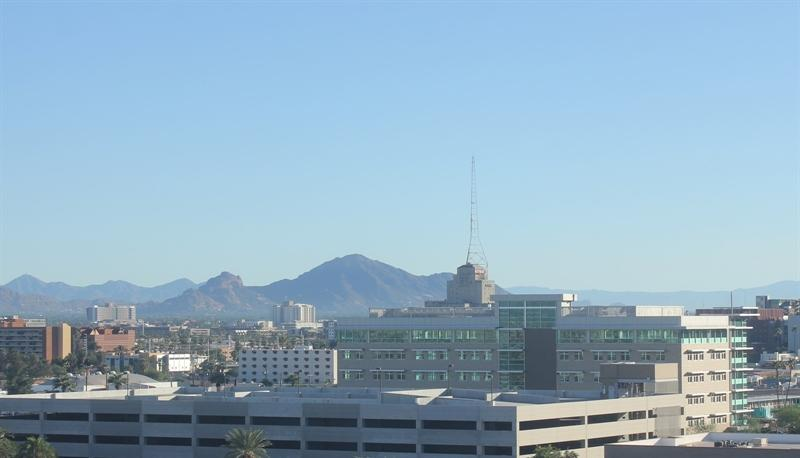
#> input picture JS11 - Klasifikasi 2/images/test/day/20151101_152050.jpg, 800 x 458 px; its folder holds 3 pictures in this run
$ jupyter execute --allow-errors JS11_Tugas.ipynb
#> lines starting #> are read from the running program, lines starting #| are printed output that depends on the picture; pictures that were not available may be replaced by others from this repository, and a replacement may not be noted
# JS11 – Klasifikasi 2: Tugas Praktikum
## SVM pada Data Suara dan Klasifikasi Citra Siang/Malam

**Tujuan tugas**

1. Membandingkan kernel **linear**, **polynomial**, dan **RBF** pada dataset `voice.csv` untuk rasio split 70:30 dan 80:20.
2. Menabulasikan performa setiap kernel dan split berdasarkan akurasi.
3. Membangun classifier siang/malam dengan SVM kernel RBF menggunakan **fitur histogram**.
4. Melakukan hyperparameter tuning pada kernel RBF.
5. Membandingkan performa fitur histogram dengan fitur rata-rata kecerahan sederhana.

**Data yang digunakan**

- `voice.csv`: 3.168 sampel suara, 20 fitur akustik, label `male`/`female` (seimbang 1.584 : 1.584).
- `images/`: 400 citra siang dan malam (240 training + 160 test pada folder asli). Pada bagian B, seluruh 400 citra digabung lalu dibagi 80:20.

### 0. Import library

[cell 1]
import platform
import time
from pathlib import Path

import cv2
import matplotlib.image as mpimg
import matplotlib.pyplot as plt
import numpy as np
import pandas as pd
import seaborn as sns

from sklearn.metrics import (
    accuracy_score,
    classification_report,
    confusion_matrix,
    f1_score,
    precision_score,
    recall_score,
)
from sklearn.model_selection import (
    GridSearchCV,
    StratifiedKFold,
    train_test_split,
)
from sklearn.pipeline import Pipeline
from sklearn.preprocessing import StandardScaler
from sklearn.svm import SVC

sns.set_theme(style="whitegrid", palette="deep")
plt.rcParams["figure.figsize"] = (8, 5)
pd.set_option("display.max_columns", 50)

print("Python  :", platform.python_version())
print("NumPy   :", np.__version__)
print("pandas  :", pd.__version__)
print("OpenCV  :", cv2.__version__)
print("seaborn :", sns.__version__)

# Bagian A — Klasifikasi Suara dengan Berbagai Kernel SVM

## A.1 Memuat dan memeriksa data

#> (a cell that did not finish here is left out)

#> (a cell that did not finish here is left out)

Dataset memiliki 20 fitur numerik dengan skala yang sangat berbeda. Misalnya, `meanfreq` berada di sekitar 0–0,3, sedangkan `kurt` dan `dfrange` dapat bernilai puluhan hingga ratusan. Karena SVM berbasis jarak, **standardisasi** sangat penting. Tanpa scaling, fitur dengan rentang besar akan mendominasi perhitungan kernel.

## A.2 Fungsi evaluasi

[cell 4]
def evaluate_svm(kernel, test_size, scaled=True):
    X = voice.drop(columns="label")
    y = voice["label"]

    X_train, X_test, y_train, y_test = train_test_split(
        X,
        y,
        test_size=test_size,
        random_state=42,
        stratify=y,
    )

    if scaled:
        model = Pipeline([
            ("scaler", StandardScaler()),
            ("svc", SVC(kernel=kernel, C=1.0, gamma="scale")),
        ])
    else:
        model = SVC(kernel=kernel, C=1.0, gamma="scale")

    model.fit(X_train, y_train)
    y_pred = model.predict(X_test)

    return {
        "Split": f"{int((1 - test_size) * 100)}:{int(test_size * 100)}",
        "Kernel": kernel,
        "Scaled": "Ya" if scaled else "Tidak",
        "Akurasi latih": accuracy_score(y_train, model.predict(X_train)),
        "Akurasi test": accuracy_score(y_test, y_pred),
        "Precision male": precision_score(y_test, y_pred, pos_label="male"),
        "Recall male": recall_score(y_test, y_pred, pos_label="male"),
        "F1 male": f1_score(y_test, y_pred, pos_label="male"),
    }, (y_test, y_pred)

## A.3 Perbandingan kernel pada split 70:30 dan 80:20

Semua model menggunakan `C=1.0` dan `gamma='scale'` agar perbandingan fokus pada jenis kernel. Standardisasi dilakukan di dalam pipeline untuk mencegah data leakage.

[cell 5]
hasil_a = []
prediksi_rbf = {}

#> (the rest of this cell did not finish here and is left out)

[cell 6]
plt.figure(figsize=(10, 6))
#> (the rest of this cell did not finish here and is left out)

**Tabel performa**

| Split | Kernel | Akurasi latih | Akurasi test | Precision male | Recall male | F1 male |
|---|---|---:|---:|---:|---:|---:|
| 70:30 | Linear | 0,9720 | 0,9790 | 0,9730 | 0,9853 | 0,9791 |
| 70:30 | Polynomial | 0,9666 | 0,9600 | 0,9344 | 0,9895 | 0,9611 |
| 70:30 | RBF | 0,9838 | **0,9832** | 0,9811 | 0,9853 | 0,9832 |
| 80:20 | Linear | 0,9767 | 0,9748 | 0,9659 | 0,9842 | 0,9750 |
| 80:20 | Polynomial | 0,9680 | 0,9558 | 0,9263 | 0,9905 | 0,9573 |
| 80:20 | RBF | 0,9838 | **0,9826** | 0,9781 | 0,9874 | 0,9827 |

**Analisis**

- **RBF konsisten terbaik** pada kedua split: 98,32% (70:30) dan 98,26% (80:20).
- **Linear** sangat kompetitif: 97,90% dan 97,48%. Ini menunjukkan bahwa fitur suara hampir dapat dipisahkan secara linear setelah standardisasi.
- **Polynomial** paling rendah: 96,00% dan 95,58%. Dengan parameter default (`degree=3`, `C=1`), kernel polynomial lebih sulit menyesuaikan data dibanding RBF dan linear. Hasil ini bisa berubah jika degree, `coef0`, dan `C` dituning.
- Perbedaan 70:30 dan 80:20 kecil; RBF hanya turun 0,06 poin persentase ketika data latih diperbanyak dan data uji diperkecil.

## A.4 Confusion matrix kernel RBF

[cell 7]
fig, axes = plt.subplots(1, 2, figsize=(13, 5))

#> (the rest of this cell did not finish here and is left out)

## A.5 Pentingnya standardisasi

Kita bandingkan performa SVM tanpa dan dengan `StandardScaler` pada kedua rasio split.

[cell 8]
hasil_scaling = []

#> (the rest of this cell did not finish here and is left out)

**Pengaruh scaling**

- Tanpa scaling, RBF hanya mencapai sekitar **69,5%** (70:30) dan **69,4%** (80:20).
- Dengan scaling, RBF naik menjadi **98,32%** dan **98,26%**.
- Linear juga meningkat dari sekitar 92% menjadi 97–98%.
- Polynomial tanpa scaling sangat buruk (sekitar 51%), lalu naik ke 96% setelah scaling.

Ini menunjukkan bahwa klaim “SVM tahan terhadap skala fitur” tidak benar untuk praktik. Standardisasi adalah langkah wajib pada dataset dengan fitur berskala berbeda.

## A.6 Kesimpulan Bagian A

1. Kernel **RBF** memberikan akurasi test tertinggi pada kedua split: **98,32%** (70:30) dan **98,26%** (80:20).
2. Kernel **linear** hampir setara, menunjukkan data suara setelah scaling hampir linear-separable.
3. Kernel **polynomial** dengan parameter default paling rendah; tuning degree dan `C` dapat meningkatkan performanya.
4. Perbedaan performa antara split 70:30 dan 80:20 sangat kecil, sehingga model cukup stabil.
5. **Standardisasi fitur** meningkatkan akurasi secara drastis, terutama untuk RBF dan polynomial.

# Bagian B — Klasifikasi Siang/Malam dengan Fitur Histogram

## B.1 Memuat dataset citra

Seluruh 400 citra dari folder `training` dan `test` digabung, lalu dibagi ulang 80:20 dengan stratifikasi. Ini sesuai permintaan tugas dan memastikan pembagian yang konsisten.

[cell 9]
def load_paths(img_dir):
#> called with img_dir = 'images/training'
    p = Path(img_dir)
    items = []
    for folder in sorted(p.iterdir()):
        if folder.is_dir():
            for file in sorted(folder.glob("*.jpg")):
                items.append((file, folder.name))
#> pass 2 of the loop in load_paths, `for folder in sorted(p.iterdir()):`:
    return items


all_images = load_paths("images/training") + load_paths("images/test")

print("Total gambar:", len(all_images))
from collections import Counter
print(Counter(label for _, label in all_images))

[cell 10]
fig, axes = plt.subplots(2, 2, figsize=(12, 8))

day_samples = [p for p, label in all_images if label == "day"][:2]
night_samples = [p for p, label in all_images if label == "night"][:2]

for ax, path in zip(axes[0], day_samples):
    img = mpimg.imread(path)
#> img is the input picture: shape (458, 800, 3); mean R, G, B 145.1, 173.9, 193.1
    ax.imshow(img)
    ax.set_title("Day")
    ax.axis("off")
#> pass 2 of the loop `for ax, path in zip(axes[0], day_samples):`:
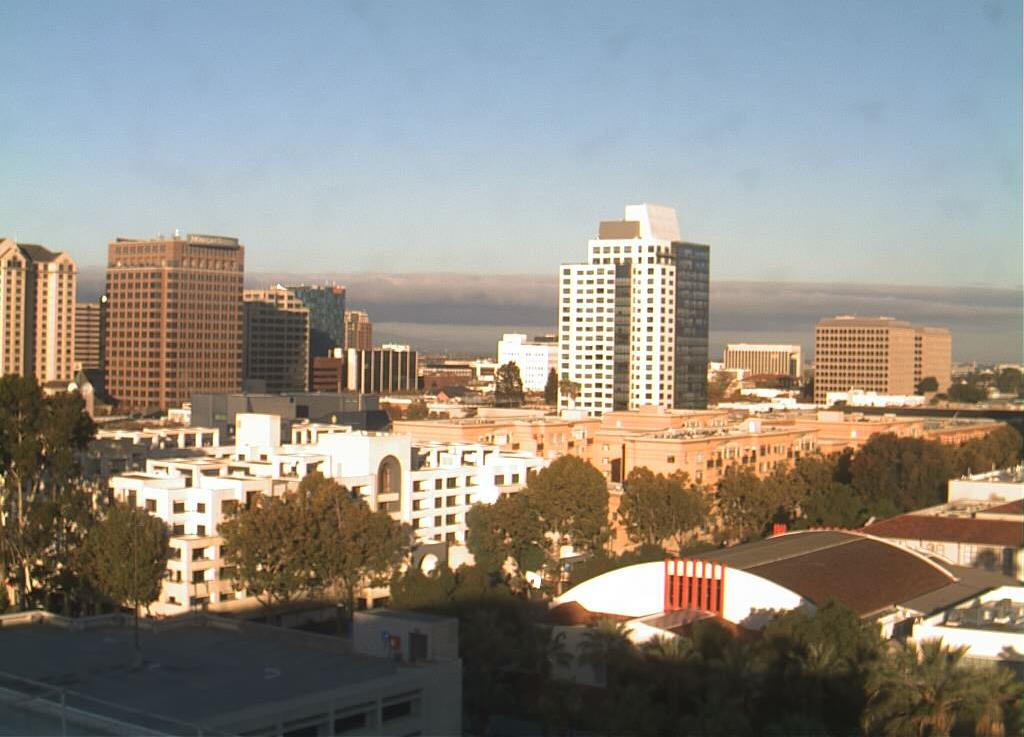
#> input picture JS11 - Klasifikasi 2/images/test/day/20151101_152512.jpg, 1024 x 737 px
#> img is the input picture: shape (737, 1024, 3); mean R, G, B 143.8, 138.9, 130.5

for ax, path in zip(axes[1], night_samples):
    img = mpimg.imread(path)
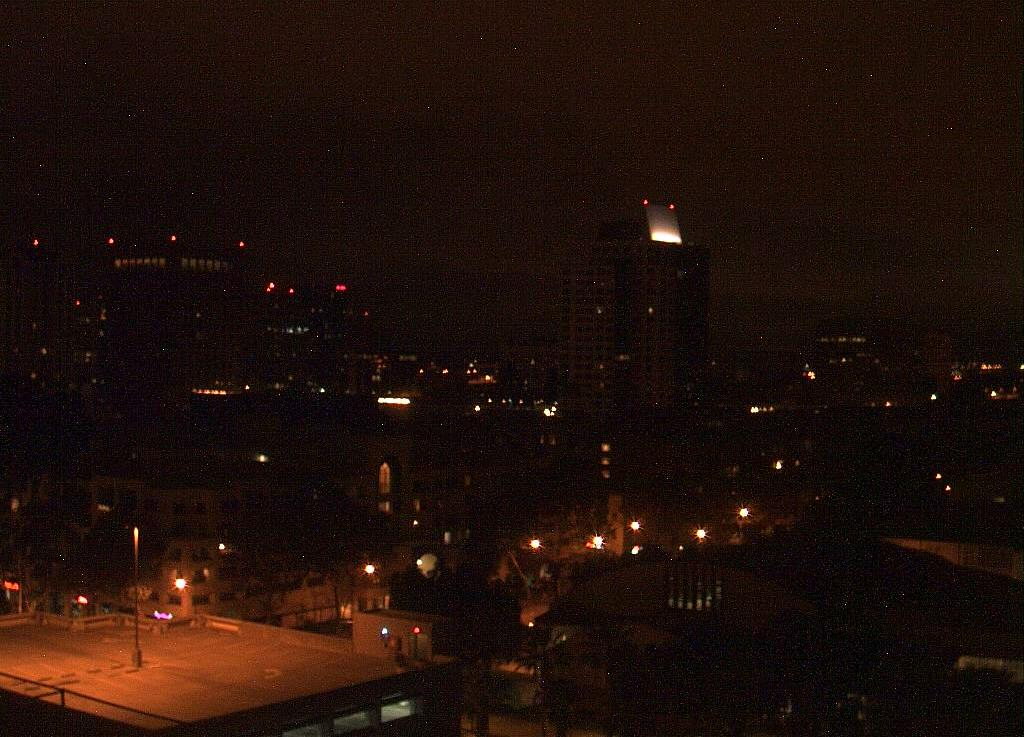
#> input picture JS11 - Klasifikasi 2/images/test/night/20151101_072507.jpg, 1024 x 737 px
#> img is the input picture: shape (737, 1024, 3); mean R, G, B 32.7, 16.3, 10.4
    ax.imshow(img)
    ax.set_title("Night")
    ax.axis("off")

plt.suptitle("Contoh Citra Siang dan Malam", size=14)
plt.tight_layout()
plt.show()
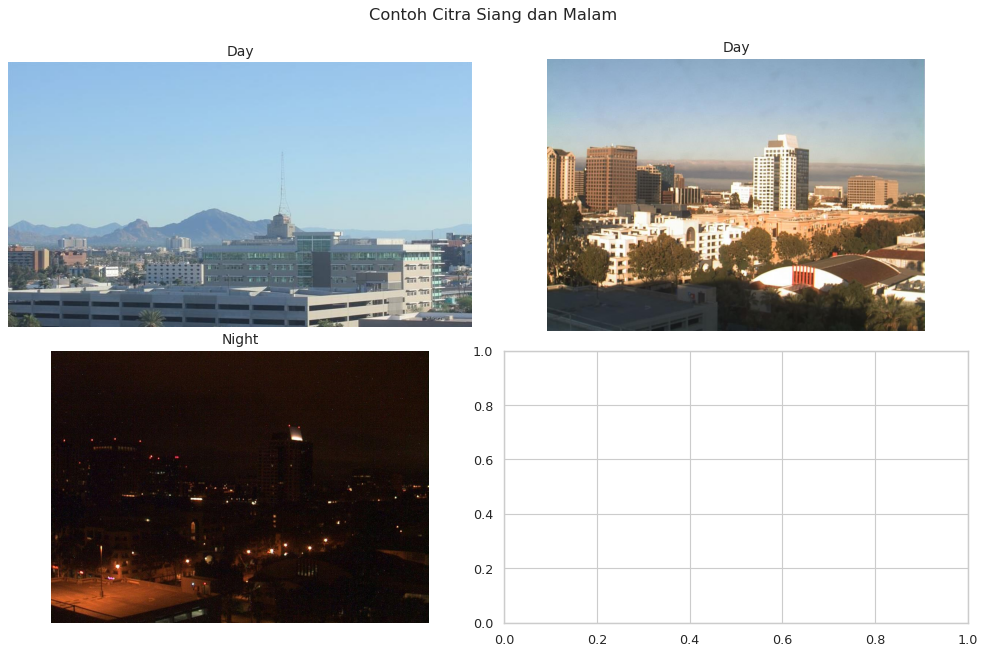
#> figure drawn by matplotlib, 3 panels

## B.2 Ekstraksi fitur histogram

Setiap gambar distandarkan ke ukuran **1100 × 600**, diubah ke ruang warna HSV, lalu diambil histogram kanal **V (Value)** dengan 32 bin. Histogram dinormalisasi sehingga jumlah seluruh bin sama dengan 1.

Selain histogram, kita juga menyimpan rata-rata kecerahan sebagai pembanding.

[cell 11]
def load_image(path, size=(1100, 600)):
#> called with size = (1100, 600)
    img = mpimg.imread(path)
    if img.ndim == 3 and img.shape[2] == 4:
        img = img[:, :, :3]
    if img.dtype != np.uint8:
        if img.max() <= 1.0:
            img = (img * 255).astype(np.uint8)
        else:
            img = img.astype(np.uint8)
    return cv2.resize(img, size)
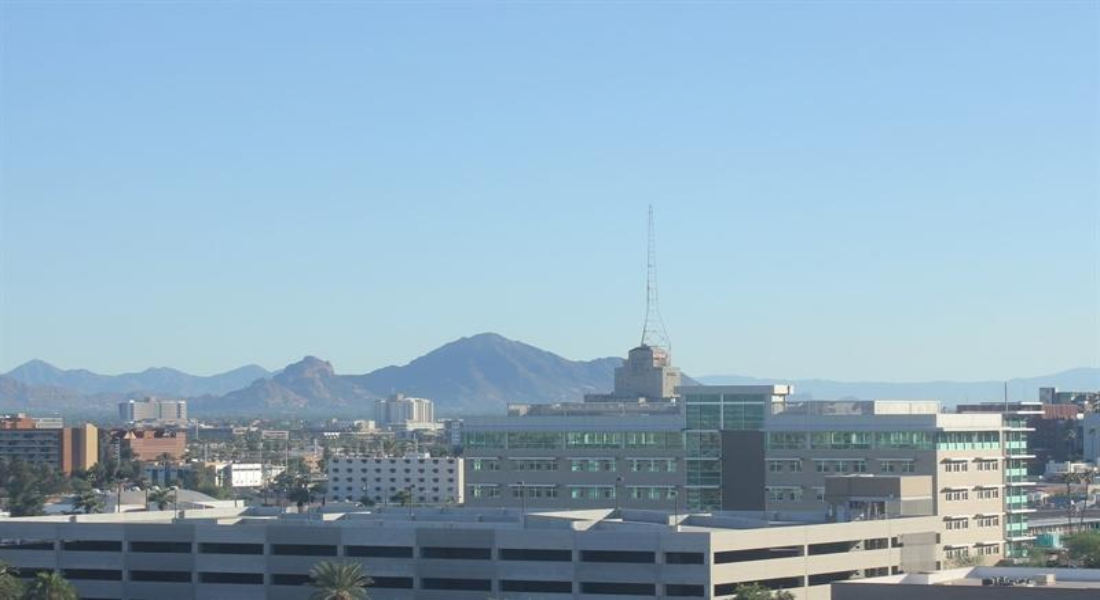
#> returned value: shape (600, 1100, 3); mean of channels 0, 1, 2 145.1, 173.8, 193; drawn as R, G, B
#> in brightness_from_image, `hsv = cv2.cvtColor(img, cv2.COLOR_RGB2HSV)`: hsv: shape (600, 1100, 3); mean H, S, V 97.2, 65.1, 194.2


def hist_v_from_image(img, bins=32):
#> called with bins = 32
    hsv = cv2.cvtColor(img, cv2.COLOR_RGB2HSV)
    hist = cv2.calcHist([hsv[:, :, 2]], [0], None, [bins], [0, 256]).ravel()
#> hist = 32 values, max 232650 at index 29, min 0 at index 0, mean 20625
    return hist / (hist.sum() + 1e-12)


def brightness_from_image(img):
    hsv = cv2.cvtColor(img, cv2.COLOR_RGB2HSV)
    return float(hsv[:, :, 2].mean())


rows = []
t0 = time.time()

for path, label in all_images:
    img = load_image(path)
    rows.append({
        "path": str(path),
        "label": label,
        "label_num": 1 if label == "day" else 0,
        "brightness": brightness_from_image(img),
        "hist_v": hist_v_from_image(img),
    })
#> pass 2 of the loop `for path, label in all_images:`:
#> in load_image (call 2), `return cv2.resize(img, size)`:
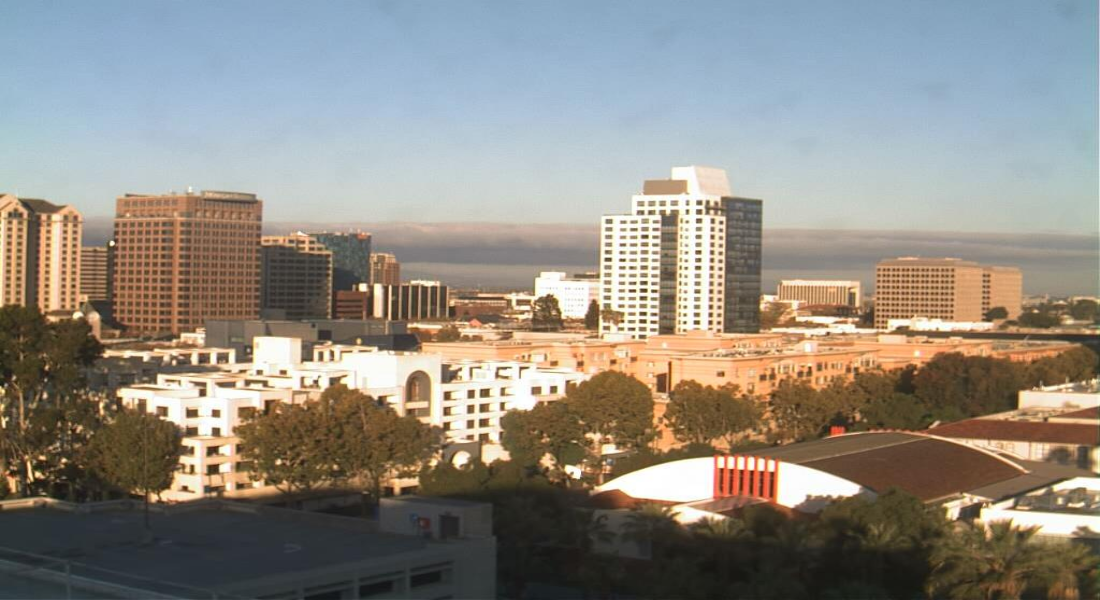
#> returned value: shape (600, 1100, 3); mean of channels 0, 1, 2 143.7, 138.8, 130.4; drawn as R, G, B
#> hsv: shape (600, 1100, 3); mean H, S, V 52.5, 71.7, 157.8
#> pass 3 of the loop `for path, label in all_images:`:
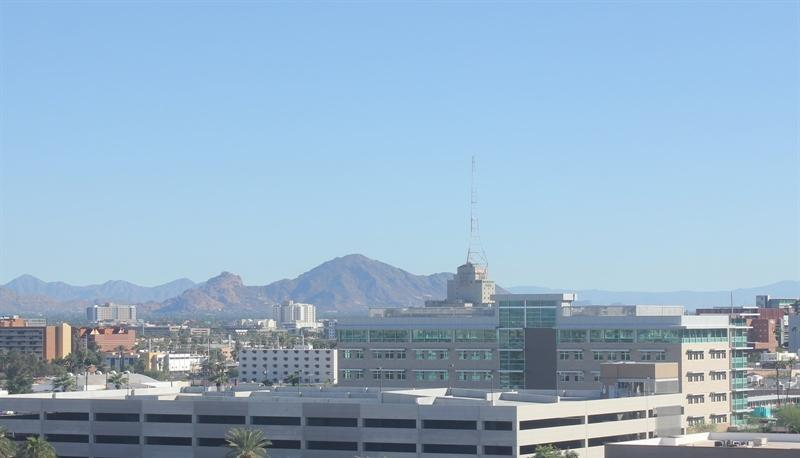
#> input picture JS11 - Klasifikasi 2/images/test/day/20151101_165048.jpg, 800 x 458 px
#> in load_image, img is the input picture: shape (458, 800, 3); mean R, G, B 149.4, 177.3, 200.6
#> in load_image (call 3), `return cv2.resize(img, size)`:
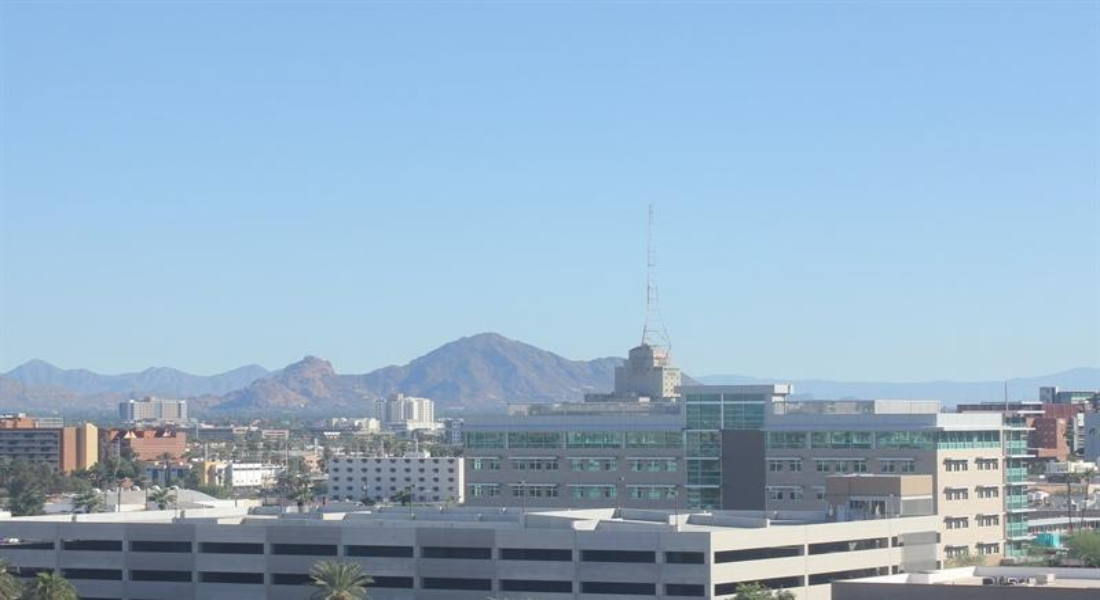
#> returned value: shape (600, 1100, 3); mean of channels 0, 1, 2 149.4, 177.2, 200.5; drawn as R, G, B
#> hsv: shape (600, 1100, 3); mean H, S, V 99.3, 64.8, 201.6
#> the loop made 4 passes; the first 3 are shown

df_img = pd.DataFrame(rows)
print(f"Ekstraksi selesai dalam {time.time() - t0:.1f} detik")
print("Bentuk data:", df_img.shape)
#| Bentuk data: (4, 5)
df_img[["label", "brightness"]].groupby("label").describe().round(2)

[cell 12]
day_hist = np.mean(np.vstack(df_img[df_img.label == "day"]["hist_v"].values), axis=0)
night_hist = np.mean(np.vstack(df_img[df_img.label == "night"]["hist_v"].values), axis=0)

plt.figure(figsize=(9, 5))
plt.plot(day_hist, label="Day", linewidth=2)
plt.plot(night_hist, label="Night", linewidth=2)
plt.title("Rata-rata Histogram Kanal V")
plt.xlabel("Bin kecerahan (0–255)")
plt.ylabel("Proporsi piksel")
plt.legend()
plt.show()
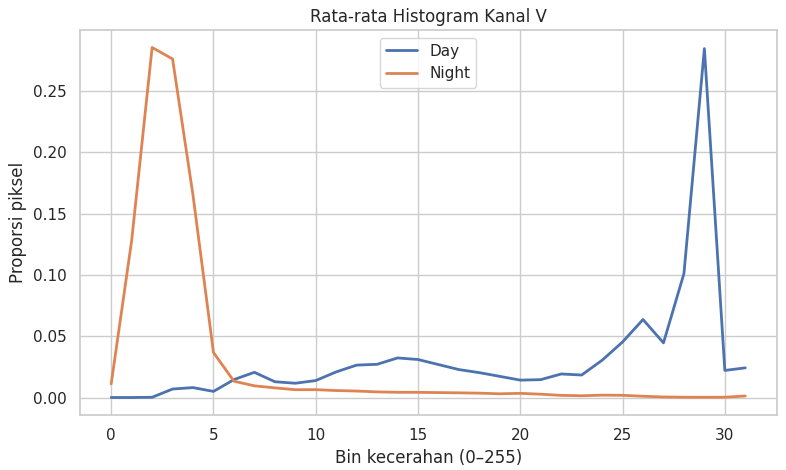
#> figure drawn by matplotlib, 1 panel; curve peaks at x = 29, y = 0.284; curve peaks at x = 2, y = 0.285
